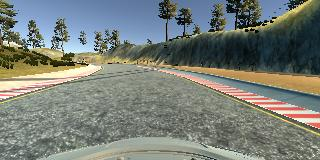
#> input picture Data/IMG/center_2023_12_08_13_36_05_090.jpg, 320 x 160 px
$ python -i lane_detection.py   (imports and definitions only)
#> lines starting #> are read from the running program, lines starting #| are printed output that depends on the picture; after the words box and inside, x2 and y2 are one past the last pixel; in counts of white or black regions, pixels touching at a corner belong together
#> further down, picture is the input picture: shape (160, 320, 3); mean B, G, R 119.4, 126.1, 120.1
"""
Lane Detection Model - Computer Vision Approach
"""
import cv2
import numpy as np
import logging
from typing import Tuple, Optional

class LaneDetectionModel:
    """Computer Vision based lane detection for autonomous driving"""

    def __init__(self, config=None):
        self.logger = logging.getLogger(__name__)

        # Default configuration
        self.config = {
            'gaussian_kernel': (11, 11),
            'canny_low': 150,
            'canny_high': 200,
            'image_height': 480,
            'image_width': 640,
            'lane_width': 100,
            'interested_line_y_ratio': 0.9,
            'fixed_throttle': 0.5,
            'steering_sensitivity': 0.01
        }

        # Update with provided config
        if config:
            self.config.update(config)

    def preprocess_image(self, image: np.ndarray) -> np.ndarray:
        """
        Preprocess image for lane detection

        Args:
            image: Input RGB image

        Returns:
            Processed binary image with detected edges
        """
        # Convert to grayscale
        gray = cv2.cvtColor(image, cv2.COLOR_BGR2GRAY)
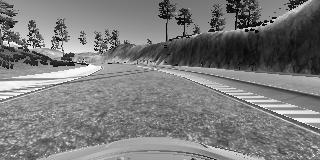
#> gray: shape (160, 320); min 0, max 255, mean 123.5

        # Apply Gaussian blur to reduce noise
        blurred = cv2.GaussianBlur(gray, self.config['gaussian_kernel'], 0)
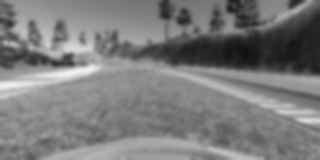
#> blurred: shape (160, 320); min 15, max 241, mean 123.5

        # Apply Canny edge detection
        edges = cv2.Canny(
            blurred,
            self.config['canny_low'],
            self.config['canny_high']
        )
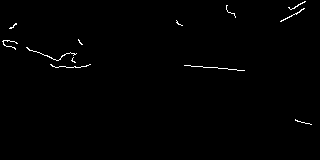
#> edges: shape (160, 320); 0.69% white in thin lines or dots, all inside (x1, y1, x2, y2) = (2, 1, 312, 125)

        return edges

    def get_bird_eye_view(self, image: np.ndarray) -> Tuple[np.ndarray, np.ndarray]:
        """
        Apply perspective transformation to get bird's eye view

        Args:
            image: Input image

        Returns:
            Tuple of (warped_image, transformation_matrix)
        """
        height, width = image.shape[:2]
#> height = 160; width = 320

        # Define source points (trapezoid in front view)
        src_points = np.float32([
            [0, height],                    # Bottom left
            [width, height],                # Bottom right
            [0, height * 0.4],             # Top left
            [width, height * 0.4]          # Top right
        ])

        # Define destination points (rectangle in bird's eye view)
        dst_points = np.float32([
            [240, height],                  # Bottom left
            [width - 240, height],          # Bottom right
            [-160, 0],                      # Top left
            [width + 160, 0]               # Top right
        ])

        # Calculate perspective transformation matrix
        M = cv2.getPerspectiveTransform(src_points, dst_points)

        # Apply perspective transformation
        warped = cv2.warpPerspective(image, M, (width, height))

        return warped, M

    def find_lane_points(self, binary_image: np.ndarray,
                        draw_image: Optional[np.ndarray] = None) -> Tuple[int, int]:
        """
        Find left and right lane points

        Args:
            binary_image: Binary image with detected edges
            draw_image: Optional image for visualization

        Returns:
            Tuple of (left_point, right_point) x-coordinates
        """
        height, width = binary_image.shape[:2]
#> height = 160; width = 320

        # Define line of interest (near bottom of image)
        interested_line_y = int(height * self.config['interested_line_y_ratio'])
#> interested_line_y = 144

        # Draw reference line for visualization
        if draw_image is not None:
            cv2.line(draw_image, (0, interested_line_y),
                    (width, interested_line_y), (0, 0, 255), 2)

        # Extract the line of interest
        interested_line = binary_image[interested_line_y, :]
#> interested_line = 320 values from 0 to 0

        # Initialize lane points
        left_point = -1
        right_point = -1
        center = width // 2
#> center = 160

        # Search for left lane point (from center to left)
        for x in range(center, 0, -1):
            if interested_line[x] > 0:
                left_point = x
                break

        # Search for right lane point (from center to right)
        for x in range(center + 1, width):
            if interested_line[x] > 0:
                right_point = x
                break

        # Predict missing lane points based on lane width
        lane_width = self.config['lane_width']

        if left_point != -1 and right_point == -1:
            # Only left lane detected, predict right lane
            right_point = left_point + lane_width
        elif right_point != -1 and left_point == -1:
            # Only right lane detected, predict left lane
            left_point = right_point - lane_width

        # Draw detected points for visualization
        if draw_image is not None:
            if left_point != -1:
                cv2.circle(draw_image, (left_point, interested_line_y),
                          7, (255, 255, 0), -1)
            if right_point != -1:
                cv2.circle(draw_image, (right_point, interested_line_y),
                          7, (0, 255, 0), -1)

        return left_point, right_point

    def calculate_control_signals(self, image: np.ndarray,
                                draw_image: Optional[np.ndarray] = None) -> Tuple[float, float]:
        """
        Calculate throttle and steering control signals

        Args:
            image: Input image from camera
            draw_image: Optional image for visualization

        Returns:
            Tuple of (throttle, steering_angle)
        """
        # Preprocess image
        processed_image = self.preprocess_image(image)

        # Get bird's eye view
        bird_view, _ = self.get_bird_eye_view(processed_image)

        # Apply bird's eye view to visualization image if provided
        if draw_image is not None:
            draw_image[:, :] = self.get_bird_eye_view(draw_image)[0]

        # Find lane points
        left_point, right_point = self.find_lane_points(bird_view, draw_image)
#> left_point = -1; right_point = -1

        # Calculate control signals
        throttle = self.config['fixed_throttle']
        steering_angle = 0.0

        image_center = image.shape[1] // 2
#> image_center = 160

        if left_point != -1 and right_point != -1:
            # Both lanes detected
            lane_center = (left_point + right_point) // 2
            center_deviation = image_center - lane_center

            # Calculate steering angle based on deviation
            steering_angle = -float(center_deviation * self.config['steering_sensitivity'])

            self.logger.debug(f"Lane center: {lane_center}, Deviation: {center_deviation}")
        else:
            self.logger.warning("Unable to detect both lane lines")

        # Clamp steering angle to reasonable range
        steering_angle = np.clip(steering_angle, -1.0, 1.0)

        return throttle, steering_angle

    def visualize_detection(self, image: np.ndarray) -> np.ndarray:
        """
        Create visualization of lane detection

        Args:
            image: Input image

        Returns:
            Annotated image showing detection results
        """
        # Create copy for visualization
        vis_image = image.copy()

        # Calculate control signals with visualization
        throttle, steering_angle = self.calculate_control_signals(image, vis_image)

        # Add text information
        font = cv2.FONT_HERSHEY_SIMPLEX
        cv2.putText(vis_image, f'Throttle: {throttle:.2f}',
                   (10, 30), font, 0.7, (255, 255, 255), 2)
        cv2.putText(vis_image, f'Steering: {steering_angle:.3f}',
                   (10, 60), font, 0.7, (255, 255, 255), 2)

        return vis_image

    def update_config(self, new_config: dict):
        """Update configuration parameters"""
        self.config.update(new_config)
        self.logger.info("Configuration updated")

    def get_config(self) -> dict:
        """Get current configuration"""
        return self.config.copy()

>>> import cv2
>>> picture = cv2.imread('../../Data/IMG/center_2023_12_08_13_36_05_090.jpg')
>>> result = LaneDetectionModel().calculate_control_signals(picture)
#> result = (0.5, 0)

$ run again, on Data/IMG/center_2023_12_08_13_36_45_596.jpg
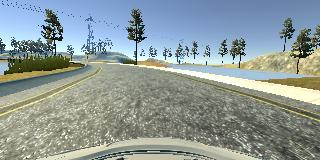
#> input picture Data/IMG/center_2023_12_08_13_36_45_596.jpg, 320 x 160 px
#> picture is the input picture: shape (160, 320, 3); mean B, G, R 153.5, 154.4, 142.3
#> in preprocess_image, `edges = cv2.Canny( blurred, self.config['canny_low'], self.config['can..`:
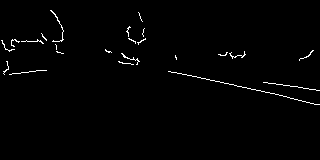
#> edges: shape (160, 320); 1.2% white in thin lines or dots, all inside (x1, y1, x2, y2) = (1, 10, 320, 105)
#> in get_bird_eye_view, `warped = cv2.warpPerspective(image, M, (width, height))`:
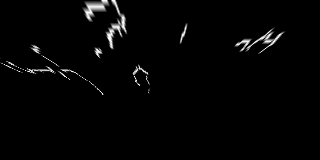
#> warped: shape (160, 320); min 0, max 255, mean 4.3
#> interested_line = 320 values from 0 to 0
#> left_point = -1
#> result = (0.5, 0)

$ run again, on Data/IMG/center_2023_12_08_13_37_55_203.jpg
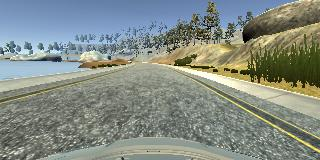
#> input picture Data/IMG/center_2023_12_08_13_37_55_203.jpg, 320 x 160 px
#> picture is the input picture: shape (160, 320, 3); mean B, G, R 132.3, 140, 131.9
#> in preprocess_image, `blurred = cv2.GaussianBlur(gray, self.config['gaussian_kernel'], 0)`:
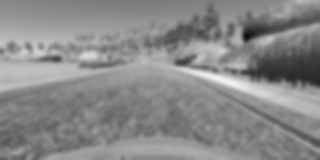
#> blurred: shape (160, 320); min 15, max 242, mean 136.7
#> in preprocess_image, `edges = cv2.Canny( blurred, self.config['canny_low'], self.config['can..`:
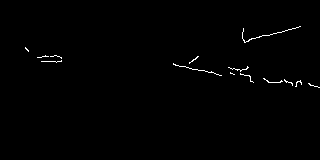
#> edges: shape (160, 320); 0.63% white in thin lines or dots, all inside (x1, y1, x2, y2) = (25, 26, 320, 88)
#> interested_line = 320 values from 0 to 0
#> left_point = -1
#> result = (0.5, 0)

$ run again, on Data/IMG/center_2023_12_08_13_38_29_384.jpg
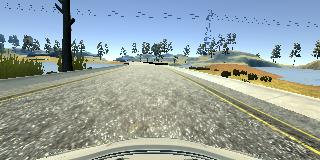
#> input picture Data/IMG/center_2023_12_08_13_38_29_384.jpg, 320 x 160 px
#> picture is the input picture: shape (160, 320, 3); mean B, G, R 161.1, 161.6, 149.3
#> in preprocess_image, `edges = cv2.Canny( blurred, self.config['canny_low'], self.config['can..`:
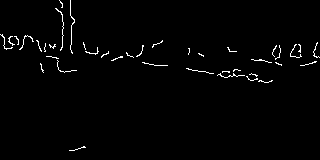
#> edges: shape (160, 320); 1.5% white in thin lines or dots
#> in get_bird_eye_view, `warped = cv2.warpPerspective(image, M, (width, height))`:
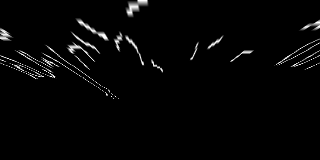
#> warped: shape (160, 320); min 0, max 255, mean 5.4
#> interested_line = 320 values from 0 to 0
#> left_point = -1
#> result = (0.5, 0)
